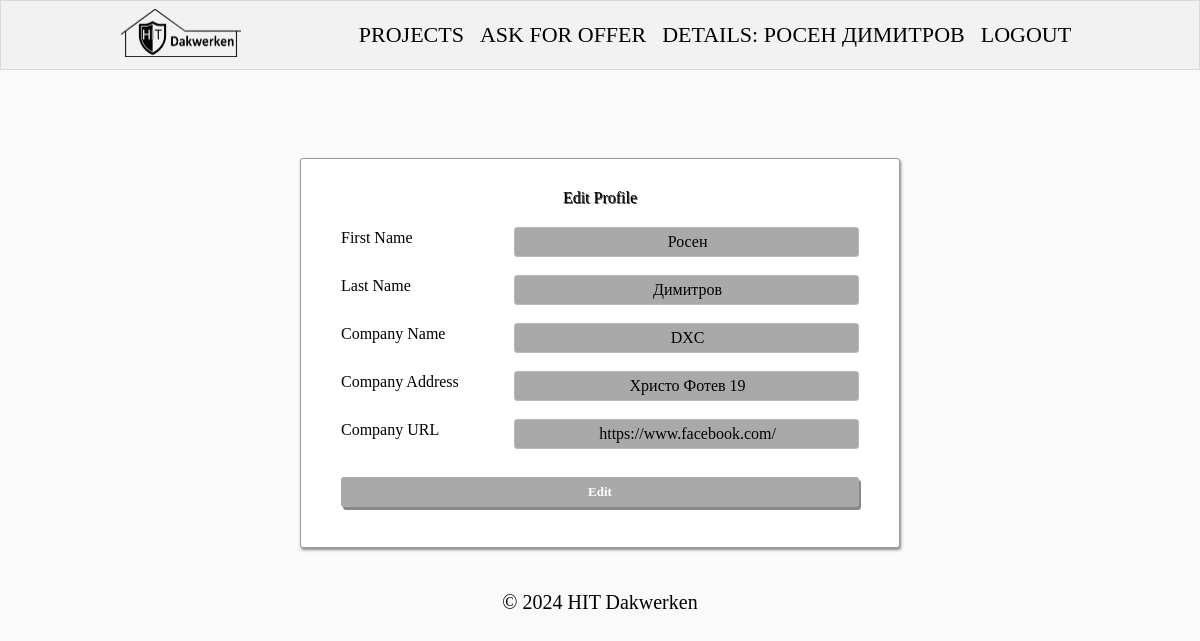
Before: /accounts/edit/1/ (signed in) with the older database file.
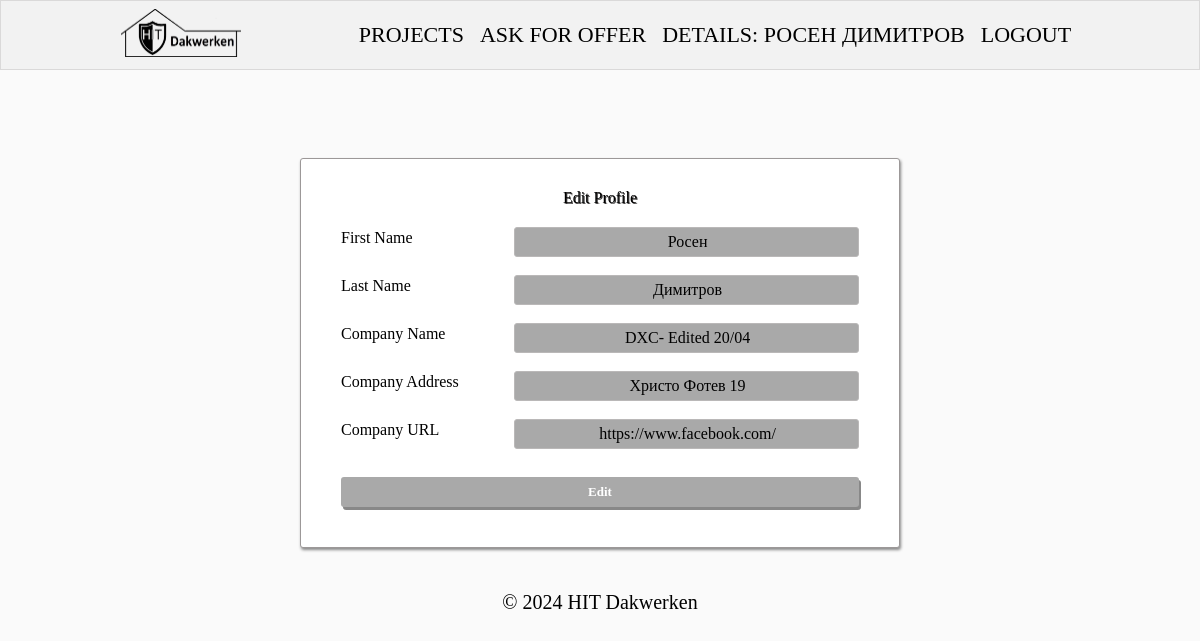
After: the same page with the newer database file.
### hit_dakwerken/accounts/models.py (models this page shows)
class AppUserProfile(models.Model):
    NAME_MAX_LENGTH = 50
    NAME_MIN_LENGTH = 2
    COMPANY_NAME_MAX_LENGTH = 50
    COMPANY_NAME_MIN_LENGTH = 2
    COMPANY_URL_MAX_LENGTH = 255
    first_name = models.CharField(
        max_length=NAME_MAX_LENGTH,
        validators=(
            validators.MinLengthValidator(NAME_MIN_LENGTH),
        ),
        null=True,
        blank=True,
    )
    last_name = models.CharField(
        max_length=NAME_MAX_LENGTH,
        validators=(
            validators.MinLengthValidator(NAME_MIN_LENGTH),
        ),
        null=True,
        blank=True,
    )
    company_address = models.CharField(
        max_length=NAME_MAX_LENGTH,
        validators=(
            validators.MinLengthValidator(NAME_MIN_LENGTH),
        ),
        null=True,
        blank=True,
    )
    company_name = models.CharField(
        max_length=COMPANY_NAME_MAX_LENGTH,
        validators=(
            validators.MinLengthValidator(COMPANY_NAME_MIN_LENGTH),
        ),
        null=True,
        blank=True,
    )
    company_url = models.URLField(
        max_length=COMPANY_URL_MAX_LENGTH,
        null=True,
        blank=True,
    )
    user = models.OneToOneField(
        AppUser,
        on_delete=models.CASCADE,
        primary_key=True,
    )
    created_on = models.DateTimeField(
        auto_now_add=True,
    )
    edited_on = models.DateTimeField(
        auto_now=True,
    )

### hit_dakwerken/accounts/views.py (the view, shortened to what this page needs)
# urls.py: path('edit/<int:pk>/', EditUserView.as_view(), name='profile edit'),
class EditUserView(auth_mixins.LoginRequiredMixin, views.UpdateView):
    model = UserModel
    form_class = AppUserEditForm
    template_name = 'accounts/profile-edit.html'
    def get_object(self, queryset=None):
        return self.request.user.appuserprofile

### hit_dakwerken/accounts/forms.py
class AppUserEditForm(forms.ModelForm):
    class Meta:
        model = AppUserProfile
        fields = ('first_name', 'last_name', 'company_name', 'company_address', 'company_url')
        labels = {
            'first_name': 'First Name',
            'last_name': 'Last Name',
            'company_name': 'Company Name',
            'company_address': 'Company Address',
            'company_url': 'Company URL'
        }

### hit_dakwerken/accounts/models.py (called while the page is built)
    @property
    def full_name(self):
        if hasattr(self, 'appuserprofile'):
            if self.appuserprofile.first_name and self.appuserprofile.last_name:
                return f'{self.appuserprofile.first_name} {self.appuserprofile.last_name}'
            elif self.appuserprofile.first_name or self.appuserprofile.last_name:
                return self.appuserprofile.first_name or self.appuserprofile.last_name
        return self.email.split('@')[0]

### templates/accounts/profile-edit.html (shortened to what this page needs)
{% extends 'base.html' %}
{% load static %}
{% block content %}
    <div class="container">
    <div class="edit-delete">
        <h2>Edit Profile</h2>
        <form method="post" action="{% url 'profile edit' pk=request.user.pk %}">
            {% for field in form %}
                <div class="label-input">
                    <label>{{ field.label }}</label>
                    {% if not field.label == "Gender:" %}
                        {{ field }}
                    {% else %}
                        <div class="list-choice">
                            <div class="list-choice-title">Gender</div>
                            <div class="list-choice-objects">
                            </div>
                        </div>
                    {% endif %}
                </div>
                <br>
            {% endfor %}
            <button class="edit-btn" type="submit">Edit</button>
        </form>
    </div>
{% endblock %}

Changed rows visible on the page:
changed AppUserProfile "Росен": company_name "DXC" → "DXC- Edited 20/04"
